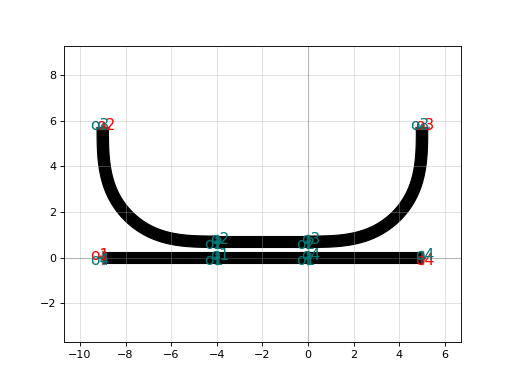

Generate this figure with Python:
import gdsfactory as gf

c = gf.components.coupler_ring(gap=0.2, radius=5.0, length_x=4.0)
c.plot()
